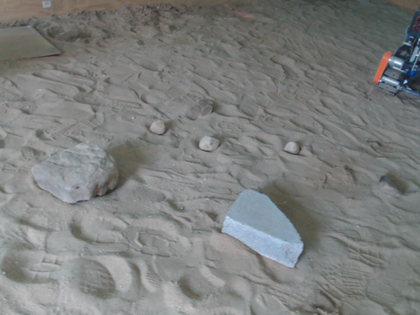
%> input picture images/rocks.92.png, 420 x 315 px, shrunk from 640 x 480 before the run
$ octave main.m   (GNU Octave 9; MATLAB toolbox functions it lacks are replaced by stand-ins)
%> lines starting %> are read from the running program, lines starting %| are printed output that depends on the picture
### get_brightest.m
% get_brightest

function brightest_coords = get_brightest (image, percentile)
    red = image(:, :, 1);
    red = red(:);
    red_thresh = prctile(red, percentile);

    green = image(:, :, 2);
    green = green(:);
    green_thresh = prctile(green, percentile);

    blue = image(:, :, 3);
    blue = blue(:);
    blue_thresh = prctile(blue, percentile);

    [rows, cols, ~] = size(image);
    index = 1;
    for r = 1:rows
        for c = 1:cols
            if (image(r, c, 1) > red_thresh || image(r, c, 2) > green_thresh || image(r, c, 3) > blue_thresh)
                brightest_coords(index, :) = [r, c];
                index = index + 1;
            end
        end
    end
end

### log_chromacity.m
% log_chromacity

function chromacity = log_chromacity (image)
    [height, width, depth] = size(image);
    chromacity = zeros(height, width, depth);
    for r = 1:height
        for c = 1:width
            x = geomean(squeeze(image(r, c, :)) + 1);
            for i = 1:depth
                if (image(r, c, i) ~= 0)
                    chromacity(r, c, i) = log(image(r, c, i) / x);
                else
                    chromacity(r, c, i) = -100;
                end
            end
        end
    end
end

### project_two_dimensional.m
% project_two_dimensional

function projection = project_two_dimensional (image, projector)
    [height, width, ~] = size(image);
    projection = zeros(height, width, 2);
    for r = 1:height
        for c = 1:width
            projection(r, c, :) = projector * squeeze(image(r, c, :));
        end
    end
end

### main.m
clc
clear
close all

% Shadow Removal

% Open the image
image = imread('rocks.92.png');
%> image is the input picture: size 315x420x3 uint8; mean R, G, B 124.6, 126.5, 125.4
image = imgaussfilt(image, 1);
imshow(image)
image = double(image);
%> image: size 315x420x3 double

% Find the brightest pixels
brightest_coords = get_brightest(image, 99);
%> in get_brightest, `red = image(:, :, 1);`:
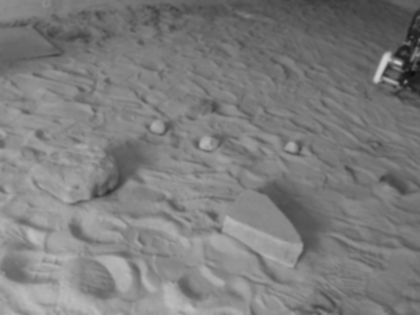
%> red: size 315x420 double; min 12, max 207, mean 124.6
%> in get_brightest, `red_thresh = prctile(red, percentile);`: red_thresh = 177
%> in get_brightest, `green = image(:, :, 2);`:
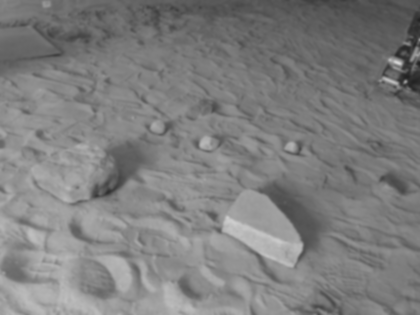
%> green: size 315x420 double; min 34, max 212, mean 126.5
%> in get_brightest, `green_thresh = prctile(green, percentile);`: green_thresh = 182
%> in get_brightest, `blue_thresh = prctile(blue, percentile);`: blue_thresh = 198
%> after the loop in get_brightest, `for r = 1:rows`: brightest_coords = 2576 rows, first 12: [55 387; 55 388; 55 389; 56 386; 56 387; 56 388; 56 389; 57 385; 57 386; 57 387; 57 388; 57 389]; index = 2577

% Calculate the log of chromaticity for each pixel
chromaticity = log_chromacity(image);
%> after the loop in log_chromacity, `for r = 1:height`:
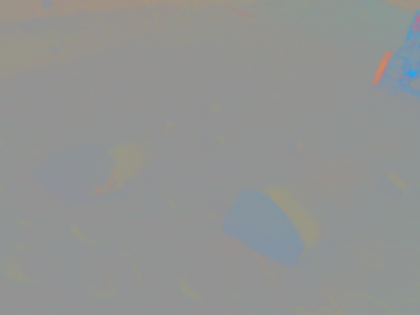
%> chromacity: size 315x420x3 double; mean R, G, B -0.0151, 0.00181, -0.0117; drawn with min black and max white

% Project into 2D space
U = [2/3, -1/3, -1/3; 0, -.5, 0.5];
X = project_two_dimensional(chromaticity, U);

entropies = zeros(1, 180);
figure
%> (the run ends here)
